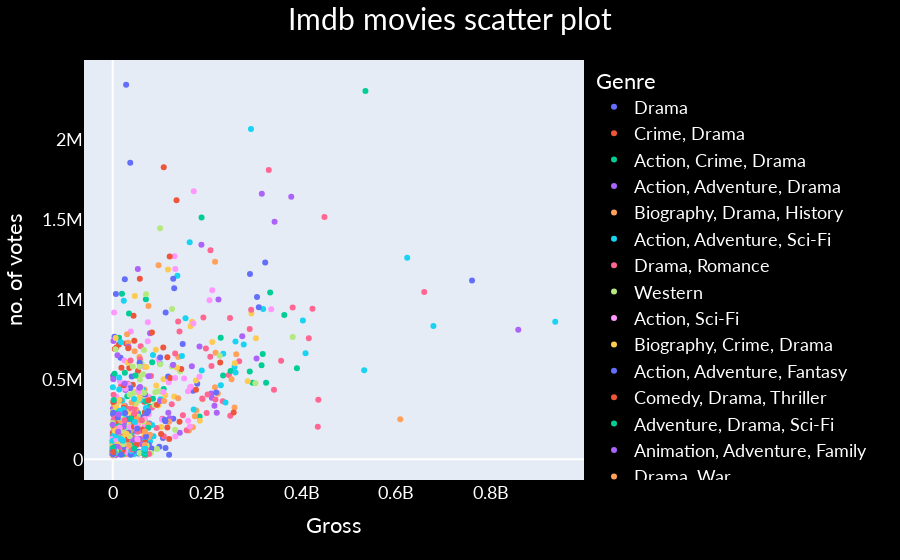

The notebook cell saved with this chart:
### Markdown cell above
### Scatter Plot

### Code cell
fig=px.scatter(imdb,x="Gross",y='No_of_Votes',hover_data=['Series_Title'],color='Genre')
fig.update_layout(font=dict(family='lato',size=18,color='white'),title=dict(text=f"Imdb movies scatter plot",font=dict(size=30),x=.5),paper_bgcolor='black',
                       xaxis=dict(title='Gross',showgrid=False),yaxis=dict(title='no. of votes',showgrid=False))
